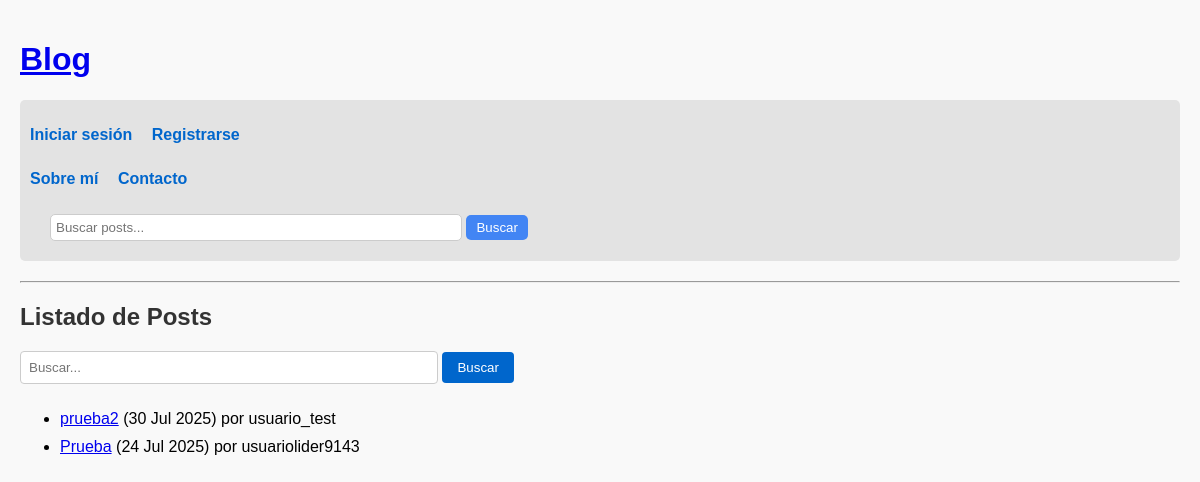
The page / on the database its author committed.
### blog/models.py (models this page shows, shortened)
class Post(models.Model):
    titulo = models.CharField(max_length=200)
    contenido = models.TextField()
    fecha_creacion = models.DateTimeField(auto_now_add=True)
    autor = models.ForeignKey(User, on_delete=models.CASCADE)
    categoria = models.ForeignKey(Categoria, on_delete=models.SET_NULL, null=True)
    imagen = models.ImageField(upload_to='posts/', blank=True, null=True)

### blog/views.py (the view)
# urls.py: path('', views.index, name='index'),
def index(request):
    query = request.GET.get('q')
    if query:
        posts = Post.objects.filter(Q(titulo__icontains=query) | Q(contenido__icontains=query))
    else:
        posts = Post.objects.all().order_by('-fecha_creacion')
    return render(request, 'blog/index.html', {'posts': posts})

### blog/templates/blog/index.html (shortened to what this page needs)
{% extends 'blog/base.html' %}
{% block content %}
<h2>Listado de Posts</h2>
<form method="get">
    <input type="text" name="q" placeholder="Buscar...">
    <button type="submit">Buscar</button>
</form>
<ul>
    {% for post in posts %}
        <li>
            <a href="{% url 'detalle_post' post.id %}">{{ post.titulo }}</a>
            ({{ post.fecha_creacion|date:"d M Y" }}) por {{ post.autor.username }}
        </li>
    {% empty %}
        <li>No hay posts aún.</li>
    {% endfor %}
</ul>
{% endblock %}

### blog/static/css/estilos.css (style rules this page uses)
body { background-color: #f9f9f9; font-family: Arial, sans-serif; margin: 0; padding: 20px; }
h1, h2, h3 { color: #333; }
form { margin-top: 15px; }
input[type="text"], input[type="password"], textarea { padding: 8px; border: 1px solid #ccc; border-radius: 4px; width: 100%; max-width: 400px; margin-bottom: 10px; }
button { background-color: #0066cc; color: white; border: none; padding: 8px 15px; border-radius: 4px; cursor: pointer; }
ul li { margin-bottom: 10px; }

### rows shown on the page
Post: titulo "prueba2", fecha_creacion "30 Jul 2025", autor.username "usuario_test"
Post: titulo "Prueba", fecha_creacion "24 Jul 2025", autor.username "usuariolider9143"
